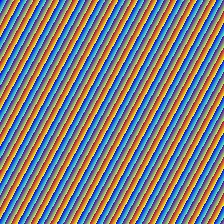
#> input picture load/synthetic-224.jpg, 224 x 224 px
$ python -i ensemble.py   (imports and definitions only)
#> lines starting #> are read from the running program, lines starting #| are printed output that depends on the picture
"""Phase 29: a second, independent forgery expert and the stacker that combines it with the CNN.

The spectral expert looks only at the frequency spectrum and the noise residual of the image (no
learned convolutional features), so it fails differently from the EfficientNet. It is a logistic
regression over hand-built features, stored with the stacker as plain JSON in ``ensemble.json``
(no pickle, no extra dependencies). ``ml/train_ensemble.py`` fits it with this same module, so
training and serving compute identical features.

The stacker is tied to the CNN checkpoint it was fitted against (its logit scale): a file whose
``checkpoint_sha256`` doesn't match the loaded checkpoint is refused and the CNN serves alone.
"""

from __future__ import annotations

import hashlib
import json
import logging
import math
from dataclasses import dataclass
from pathlib import Path

import numpy as np
from PIL import Image

logger = logging.getLogger(__name__)

FORMAT = "fmd-forgery-ensemble/v1"
FEATURE_VERSION = 1
SIZE = 256
N_BINS = 32
N_RESIDUAL = 5
N_FEATURES = N_BINS + N_RESIDUAL


def _radial_bins() -> tuple[np.ndarray, np.ndarray, np.ndarray]:
    yy, xx = np.indices((SIZE, SIZE))
    r = np.hypot(yy - SIZE / 2, xx - SIZE / 2) / (SIZE / 2)
    inside = r < 1.0
    idx = np.minimum((r * N_BINS).astype(np.int64), N_BINS - 1)
    counts = np.bincount(idx[inside], minlength=N_BINS).astype(np.float64)
    return idx, inside, counts


_BIN_IDX, _INSIDE, _BIN_COUNTS = _radial_bins()


def _laplacian(x: np.ndarray) -> np.ndarray:
    return 4.0 * x[1:-1, 1:-1] - x[:-2, 1:-1] - x[2:, 1:-1] - x[1:-1, :-2] - x[1:-1, 2:]


def spectral_features(image: Image.Image | np.ndarray) -> np.ndarray:
    """37 numbers: the shape of the radially averaged log spectrum (32 bins, mean removed, so overall
    brightness and contrast drop out) and five noise-residual statistics (luma residual spread, mean
    magnitude and log kurtosis; chroma residual spread for Cb and Cr)."""
    pil = image if isinstance(image, Image.Image) else Image.fromarray(np.asarray(image, dtype=np.uint8))
    ycc = np.asarray(pil.convert("RGB").resize((SIZE, SIZE), Image.BICUBIC).convert("YCbCr"), dtype=np.float64)
    y, cb, cr = ycc[..., 0], ycc[..., 1], ycc[..., 2]

    power = np.log1p(np.abs(np.fft.fftshift(np.fft.fft2(y - y.mean()))))
    profile = np.bincount(_BIN_IDX[_INSIDE], weights=power[_INSIDE], minlength=N_BINS) / _BIN_COUNTS
    profile -= profile.mean()

    res = _laplacian(y)
    m2 = float(np.mean(res**2))
    m4 = float(np.mean(res**4))
    residual = [
        math.log1p(float(res.std())),
        math.log1p(float(np.abs(res).mean())),
        math.log1p(m4 / (m2 * m2 + 1e-6)),
        math.log1p(float(_laplacian(cb).std())),
        math.log1p(float(_laplacian(cr).std())),
    ]
    return np.concatenate([profile, np.asarray(residual)])


# [6 lines left out: function file_sha256, not called in this run]


def canonical_sha256(config: dict) -> str:
    """Fingerprint of an ensemble independent of whitespace and key order (and of git's line endings)."""
    return hashlib.sha256(json.dumps(config, sort_keys=True, separators=(",", ":")).encode()).hexdigest()


@dataclass(frozen=True)
class Ensemble:
    mean: np.ndarray
    std: np.ndarray
    coef: np.ndarray
    intercept: float
    w_cnn: float
    w_spectral: float
    bias: float
    logit_clip: float
    fingerprint: str

    def spectral_logit(self, image: Image.Image | np.ndarray) -> float:
        x = (spectral_features(image) - self.mean) / self.std
        return float(x @ self.coef + self.intercept)

    # [48 lines left out: functions combine, describe, from_config, load, not called in this run]

>>> import cv2
>>> picture = cv2.imread('../load/synthetic-224.jpg', cv2.IMREAD_GRAYSCALE)
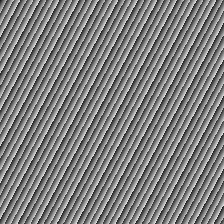
#> picture: shape (224, 224); min 21, max 232, mean 126.5
>>> result = spectral_features(picture)
#> in spectral_features, `ycc = np.asarray(pil.convert("RGB").resize((SIZE, SIZE), Image.BICUBIC..`:
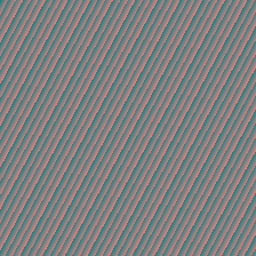
#> ycc: shape (256, 256, 3) float64; mean R, G, B 126.4, 128, 128
#> in spectral_features, `y, cb, cr = ycc[..., 0], ycc[..., 1], ycc[..., 2]`:
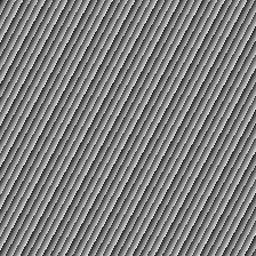
#> y: shape (256, 256) float64; min 7, max 247, mean 126.4
#> in spectral_features, `y, cb, cr = ycc[..., 0], ycc[..., 1], ycc[..., 2]`: cb: shape (256, 256) float64; every value is 128
#> in spectral_features, `power = np.log1p(np.abs(np.fft.fftshift(np.fft.fft2(y - y.mean()))))`:
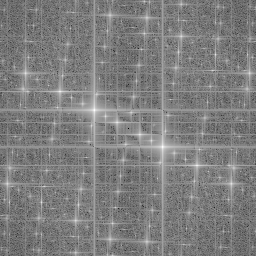
#> power: shape (256, 256) float64; min 0, max 13.89, mean 6.88; drawn with min black and max white
#> in spectral_features, `profile = np.bincount(_BIN_IDX[_INSIDE], weights=power[_INSIDE], minle..`: profile = 32 values, max 7.8 at index 4, min 6.7 at index 31, mean 7.17
#> in spectral_features, `profile -= profile.mean()`: profile = 32 values, max 0.632 at index 4, min -0.463 at index 31, mean 3.89e-16
#> in _laplacian, `return 4.0 * x[1:-1, 1:-1] - x[:-2, 1:-1] - x[2:, 1:-1] - x[1:-1, :-2]..`:
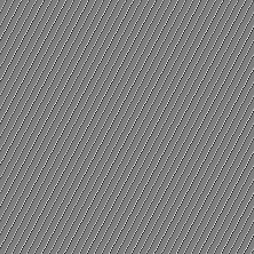
#> returned value: shape (254, 254) float64; min -415, max 415, mean 0; drawn with min black and max white
#> in spectral_features, `m2 = float(np.mean(res**2))`: m2 = 9513.1
#> in spectral_features, `m4 = float(np.mean(res**4))`: m4 = 519965761.4
#> in _laplacian (call 2), `return 4.0 * x[1:-1, 1:-1] - x[:-2, 1:-1] - x[2:, 1:-1] - x[1:-1, :-2]..`: returned value: shape (254, 254) float64; every value is 0
#> in spectral_features, `residual = [ math.log1p(float(res.std())), math.log1p(float(np.abs(res..`: residual = [4.59, 4.1, 1.91, 0, 0]
#> result = 37 values, max 4.59 at index 32, min -0.463 at index 31, mean 0.286
